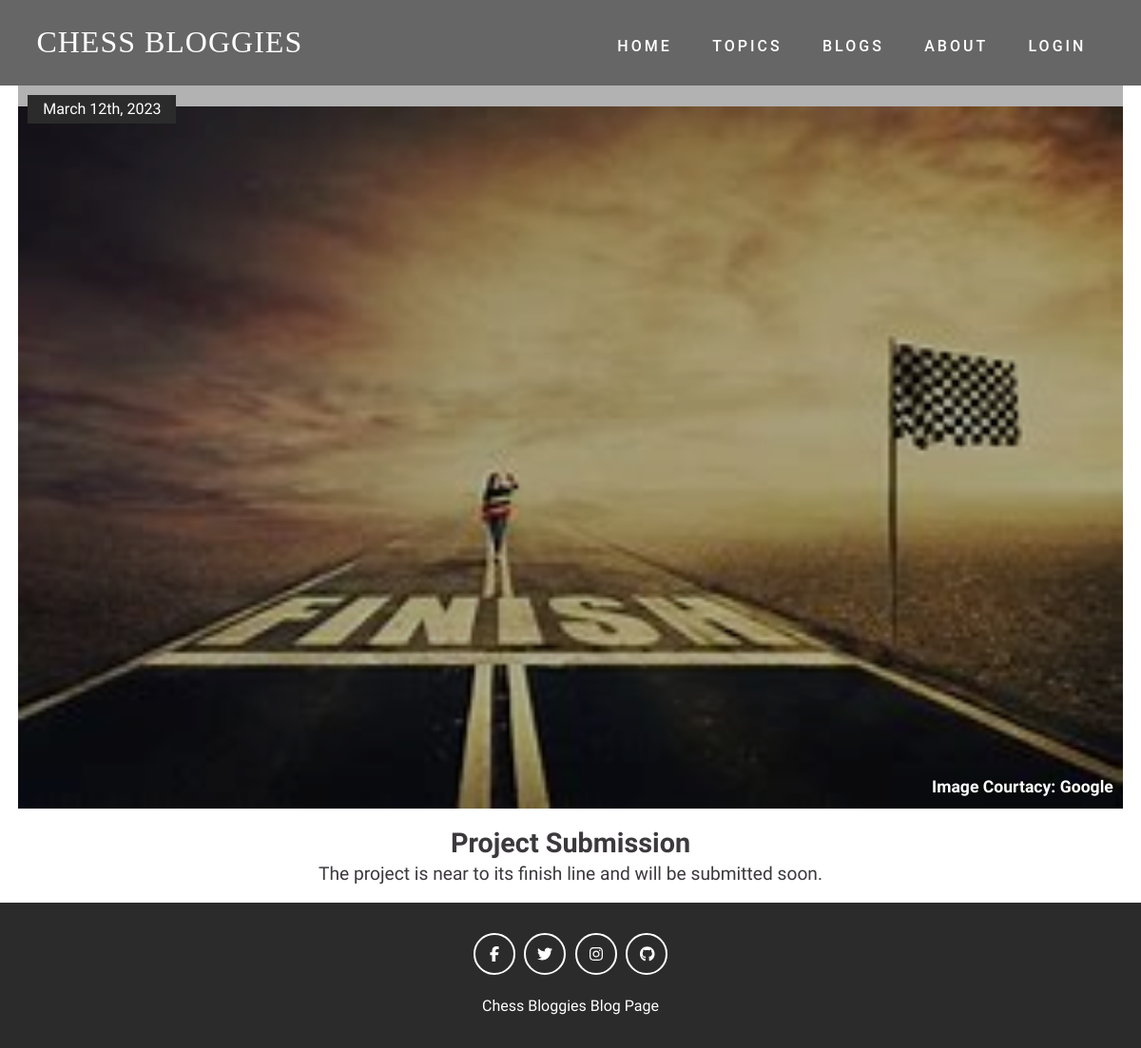
Screenshot of /topics.php?id=3 with the database file from the repository.
### tables this page shows
CREATE TABLE `topics` (
  `id` int(11) NOT NULL,
  `title` text NOT NULL,
  `content` text NOT NULL,
  `image` text DEFAULT NULL,
  `created_at` timestamp NOT NULL DEFAULT current_timestamp()
);

### topics.php (the view, shortened to what this page needs)
<?php
  require('db.php');
?>
<!DOCTYPE html>
<html>
  <head>
    <link rel="stylesheet" href="includes/all.css">
    <link rel="stylesheet" href="includes/style.css">
  </head>
  <body>
    <?php
        include_once('navbar.php');
        $topic_id=$_GET['id'];
        $topicQuery="SELECT * FROM topics WHERE id = $topic_id";
        $runTQ=mysqli_query($db,$topicQuery);
        $post=mysqli_fetch_assoc($runTQ);
        ?>
        <div class = "container">
            <div class = "design-item">
              <div class = "design-img">
                <br>
                <img src = "<?=$post['image']?>" alt = "">
                <span ><?=date('F jS, Y',strtotime($post['created_at']))?></span>
                <span>Image Courtacy: Google</span>
              </div>
              <div class = "design-title">
                <h2><?=$post['title']?></h2>
                <p><?php echo $post['content']; ?></p>
              </div>
            </div>
        </div>
      <?php
        include_once('footer.php');
      ?>
  </body>
</html>

### includes/style.css (style rules this page uses)
:root { --Playfair: 'Playfair Display', serif; --Quicksand: 'Quicksand', sans-serif; --Roboto: 'Roboto', sans-serif; --dark: #3c393d; --exDark: #2b2b2b; }
* { padding: 0; margin: 0; font-family: var(--Quicksand); }
body { line-height: 1.4; color: var(--dark); }
img { width: 100%; display: block; }
.container { max-width: 1320px; margin: 0 auto; padding: 0 1.2rem; }
.design-item { cursor: pointer; margin: 1.5rem 0; }
.design-img { position: relative; overflow: hidden; }
.design-img::after { position: absolute; content: ""; top: 0; left: 0; width: 100%; height: 100%; background: rgba(0, 0, 0, 0.3); }
.design-img img { transition: all 0.5s ease; }
.design-img span:first-of-type { position: absolute; z-index: 1; top: 10px; left: 10px; background: var(--exDark); color: #fff; padding: 0.25rem 1rem; }
.design-img span:last-of-type { position: absolute; z-index: 1; bottom: 10px; right: 10px; color: #fff; font-weight: 700; font-size: 1.1rem; }
.design-title { padding: 1rem; font-size: 1.2rem; text-align: center; width: 70%; margin: 0 auto; }
@media screen and (min-width: 768px) { .design-item { margin: 0; } }

### rows the page displays
topics: image (picture), created_at "March 12th, 2023", title "Project Submission", content "The project is near to its finish line and will be submitted soon."
